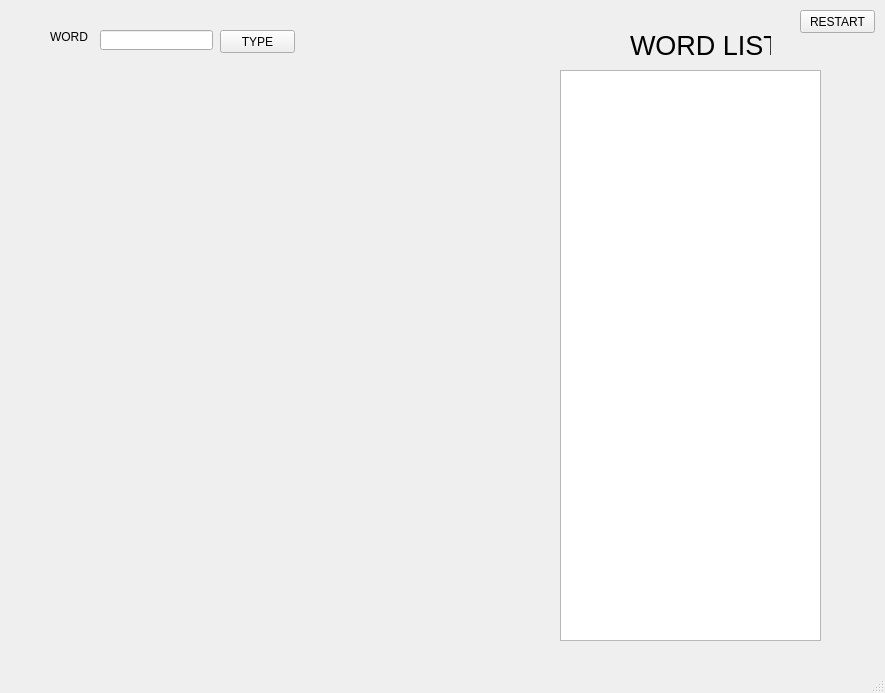
<?xml version="1.0" encoding="UTF-8"?>
<ui version="4.0">
 <class>MainWindow</class>
 <widget class="QMainWindow" name="MainWindow">
  <property name="geometry">
   <rect>
    <x>0</x>
    <y>0</y>
    <width>885</width>
    <height>693</height>
   </rect>
  </property>
  <property name="windowTitle">
   <string>MainWindow</string>
  </property>
  <widget class="QWidget" name="centralwidget">
   <widget class="QLineEdit" name="word_input">
    <property name="geometry">
     <rect>
      <x>100</x>
      <y>30</y>
      <width>113</width>
      <height>20</height>
     </rect>
    </property>
   </widget>
   <widget class="QPushButton" name="type_button">
    <property name="geometry">
     <rect>
      <x>220</x>
      <y>30</y>
      <width>75</width>
      <height>23</height>
     </rect>
    </property>
    <property name="autoFillBackground">
     <bool>false</bool>
    </property>
    <property name="text">
     <string>TYPE</string>
    </property>
   </widget>
   <widget class="QLabel" name="label">
    <property name="geometry">
     <rect>
      <x>50</x>
      <y>30</y>
      <width>47</width>
      <height>13</height>
     </rect>
    </property>
    <property name="text">
     <string>WORD</string>
    </property>
   </widget>
   <widget class="QWidget" name="gridLayoutWidget">
    <property name="geometry">
     <rect>
      <x>10</x>
      <y>70</y>
      <width>446</width>
      <height>551</height>
     </rect>
    </property>
    <layout class="QGridLayout" name="wordgrid"/>
   </widget>
   <widget class="QListWidget" name="word_list">
    <property name="geometry">
     <rect>
      <x>560</x>
      <y>70</y>
      <width>261</width>
      <height>571</height>
     </rect>
    </property>
   </widget>
   <widget class="QLabel" name="label_2">
    <property name="geometry">
     <rect>
      <x>630</x>
      <y>30</y>
      <width>141</width>
      <height>31</height>
     </rect>
    </property>
    <property name="font">
     <font>
      <pointsize>20</pointsize>
     </font>
    </property>
    <property name="text">
     <string>WORD LIST</string>
    </property>
   </widget>
   <widget class="QPushButton" name="restart_button">
    <property name="geometry">
     <rect>
      <x>800</x>
      <y>10</y>
      <width>75</width>
      <height>23</height>
     </rect>
    </property>
    <property name="text">
     <string>RESTART</string>
    </property>
   </widget>
  </widget>
  <widget class="QMenuBar" name="menubar">
   <property name="geometry">
    <rect>
     <x>0</x>
     <y>0</y>
     <width>885</width>
     <height>21</height>
    </rect>
   </property>
  </widget>
  <widget class="QStatusBar" name="statusbar"/>
 </widget>
 <resources/>
 <connections/>
</ui>
